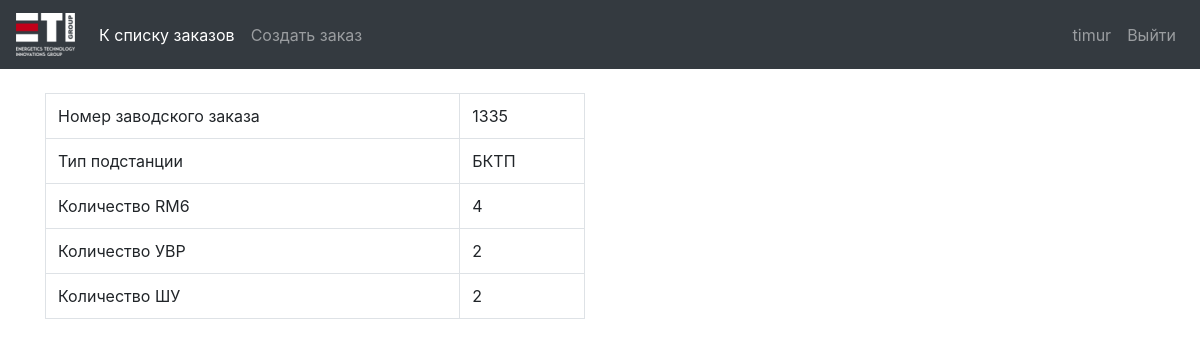
The page /order_detail_view/28/ (signed in) on the database its author committed.
### otk/models/order.py (models this page shows, shortened)
class OTKOrder(models.Model):
    man_number = models.IntegerField(unique=True)
    tm_checklist = models.OneToOneField(TMCheckList,
                                        on_delete=models.SET_NULL,
                                        unique=True,
                                        blank = True,
                                        null = True,
                                        default = None)
    substation_type = models.CharField(max_length=15,
                                        choices = SUBSTATION_TYPE_CHOICES,
                                        default = 'БКТП',
                                        blank = False,
                                        null = False,
                                        verbose_name = 'Тип подстанции')
    rm_number = models.IntegerField(unique=False, default=4)
    ybp_number = models.IntegerField(unique=False, default=2)
    su_number = models.IntegerField(unique=False, default=2)

### otk/views/order_detail_view.py (the view)
# urls.py: path('order_detail_view/<int:pk>/', OrderDetailView.as_view(), name='order_detail'),
class OrderDetailView(UserAccessMixin, DetailView):
    permission_required = 'otk.view_order'
    redirect_without_permission = 'checklist_list'
    model = OTKOrder
    template_name = 'order_detail.html'
    fields = ['man_number', 'substation_type', 'rm_number', 'ybp_number', 'su_number']

### otk/views/mixins/user_access_mixin.py (called while the page is built)
    def dispatch(self, request, *args, **kwargs):
        if(not self.request.user.is_authenticated):
            return redirect_to_login(self.request.get_full_path(),
                                     self.get_login_url(), self.get_redirect_field_name())
        if(not self.has_permission()):
            if(self.view_name is None):
                return redirect(self.redirect_without_permission)
            else:
                return redirect(self.view_name, pk = kwargs['pk'])
        return super(UserAccessMixin, self).dispatch(request, *args, **kwargs)

### otk/templates/order_detail.html
{% extends 'base.html' %}
{% block content %}
<br />
    <div class="container">
        <div class="row">
            <div class="col-6">
                <table class="table table-bordered ">
                    <tbody>
                        <tr>
                            <td>Номер заводского заказа</td>
                            <td>{{ otkorder.man_number }}</td>
                        </tr>
                        <tr>
                            <td>Тип подстанции</td>
                            <td>{{ otkorder.substation_type }}</td>
                        </tr>
                        <tr>
                            <td>Количество RM6</td>
                            <td>{{ otkorder.rm_number }}</td>
                        </tr>
                        <tr>
                            <td>Количество УВР</td>
                            <td>{{ otkorder.ybp_number }}</td>
                        </tr>
                        <tr>
                            <td>Количество ШУ</td>
                            <td>{{ otkorder.su_number }}</td>
                        </tr>
                    </tbody>
                </table>
            </div>
        </div>
    </div>
{% endblock content %}

### otk/templates/base.html (shortened to what this page needs)
{% load static %}
<html>
    <head>
        <link rel="stylesheet" href="https://stackpath.bootstrapcdn.com/bootstrap/4.1.3/css/bootstrap.min.css">
        <link href="{% static 'css/tm_chl_detail.css' %}" rel="stylesheet">
    </head>
    <body>
        <nav class="navbar navbar-expand-lg navbar-dark bg-dark">
        <a class="navbar-brand" href="#"><img src="{% static 'img/logo.png'%}"/></a>
        <div class="collapse navbar-collapse" id="navbarNav">
            <ul class="navbar-nav mr-auto">
                <li class="nav-item active">
                    <a class="nav-link" href="{% url 'checklist_list' %}">К списку заказов <span class="sr-only">(current)</span></a>
                </li>
                <li class="nav-item">
                    <a class="nav-link" href="{% url 'order_create' %}">Создать заказ</a>
                </li>
            </ul>
            <ul class="navbar-nav">
                {% if  user.is_authenticated %}
                    <li class="nav-item">
                        <a class="nav-link" href="">{{ user.username }}</a>
                    </li>
                    <li class="nav-item">
                        <a class="nav-link" href="{% url 'logout' %}">Выйти</a>
                    </li>
                {% endif %}
            </ul>
        </div>
        </nav>
        {% block content %}
        {% endblock content %}
    </body>
</html>

### rows shown on the page
OTKOrder: man_number "1335", substation_type "БКТП", rm_number "4", ybp_number "2", su_number "2"

### other values the page prints
{{ user.username }} "timur"
